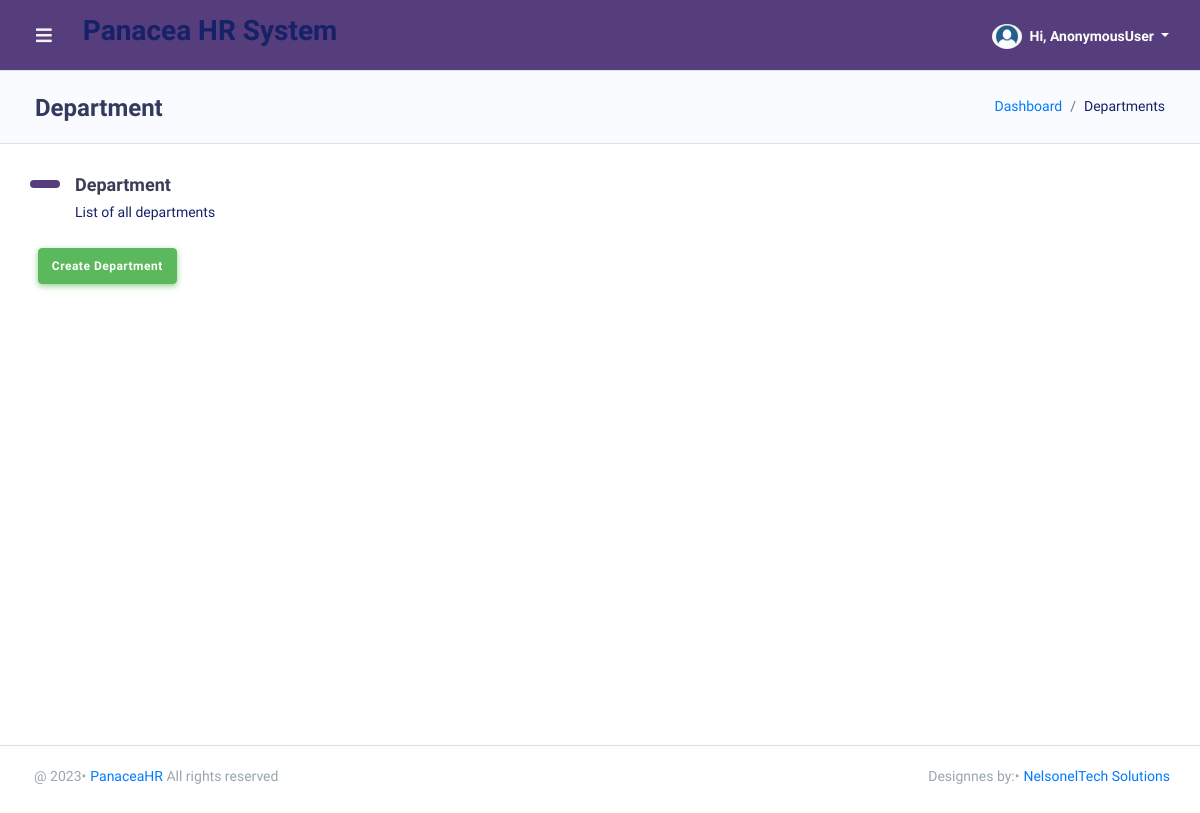
/dashboard/department/, run on an earlier commit of the app's database.
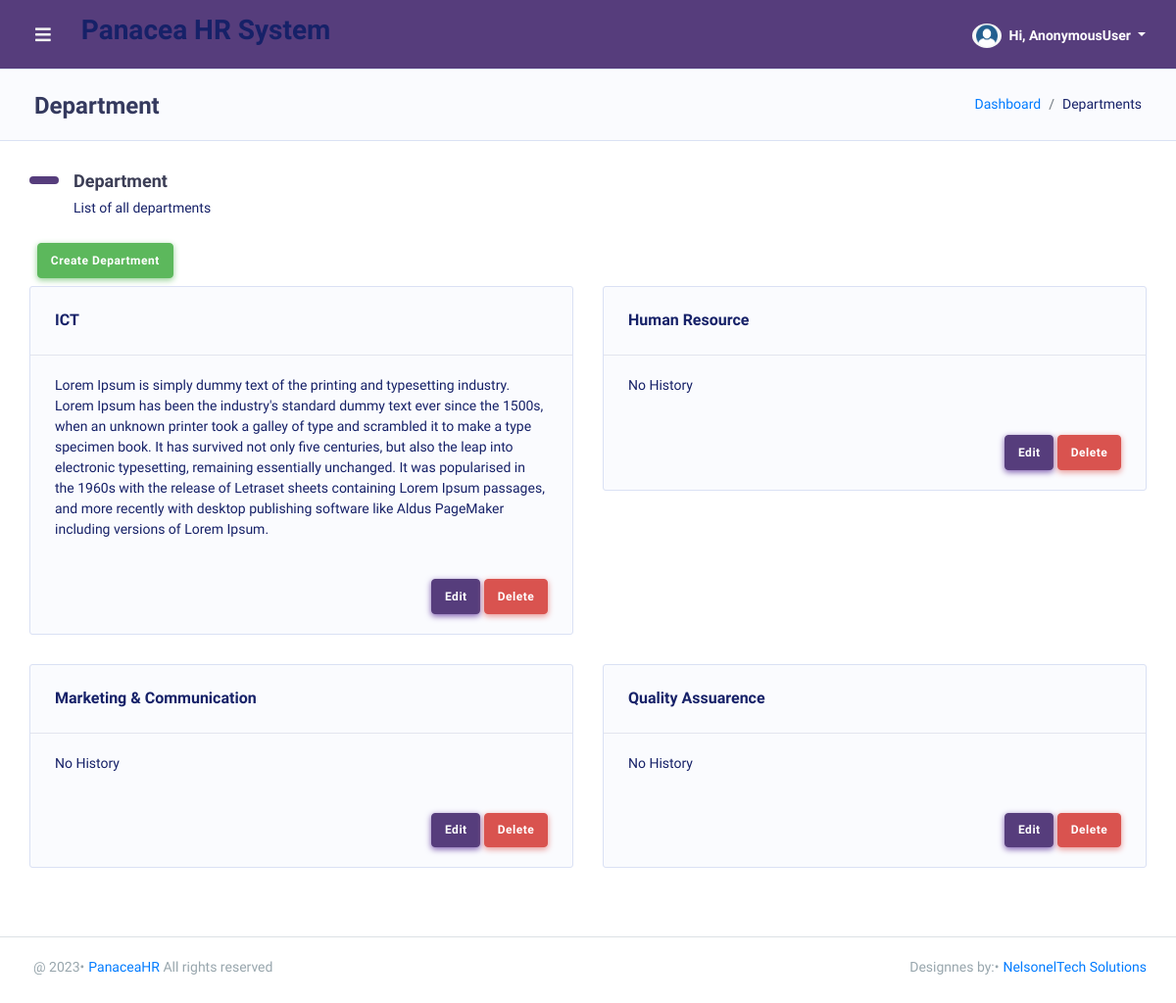
And on a later commit of the database.
### PanaceaApp/models.py (models this page shows, shortened)
class Department(models.Model):
    name = models.CharField(max_length=70, null=False, blank=False)
    history = models.TextField(max_length=1000, null=True, blank=True, default='No History')

### PanaceaApp/views.py (the view)
# urls.py: path('department/', views.department, name='department'),
def department(request):
    departments = Department.objects.all()
    context = {'departments': departments}
    return render(request, 'PanaceaApp/department.html', context)

### PanaceaApp/templates/PanaceaApp/department.html
{% extends 'main.html' %}
{% block content %}
{% load static %}
<div class="main-content">
    <section class="section">
        <div class="section-header">
            <h1>Department</h1>
            <div class="section-header-breadcrumb">
                <div class="breadcrumb-item active"><a href="{% url 'home' %}">Dashboard</a></div>
                <div class="breadcrumb-item">Departments</div>
            </div>
        </div>
        <div class="section-body">
            <h2 class="section-title">Department</h2>
            <p class="section-lead">List of all departments</p>
            <div class="p-2">
                <a class="btn btn-success" href="{% url 'createDepartment' %}">Create Department</a>
            </div>
            <div class="row">
                {% for department in departments %}
                <div class="col-12 col-md-6 col-lg-6">
                    <div class="card">
                        <div class="card-header">
                            <h4>{{department.name}}</h4>
                        </div>
                        <div class="card-body">
                            {{department.history}}
                        </div>
                        <div class="card-footer text-right">
                            <a class="btn btn-primary" href="{% url 'editDepartment' department.id %}">Edit</a>
                            <a href="{% url 'deleteDepartment' department.id %}" class="btn btn-danger">Delete</a>
                        </div>
                    </div>
                </div>
                {% endfor %}
            </div>
        </div>
    </section>
</div>
{% endblock %}

What changed in the data, as far as the page shows it:
added Department: name "ICT", history "Lorem Ipsum is simply dummy text of the printing and typesetting industry. Lorem Ipsum has been the industry's standard dummy text ever since the 1500s, when an unknown printer took a galley of type and scrambled it to make a type specimen book. It has survived not only five centuries, but also the leap into electronic typesetting, remaining essentially unchanged. It was popularised in the 1960s with the release of Letraset sheets containing Lorem Ipsum passages, and more recently with desktop publishing software like Aldus PageMaker including versions of Lorem Ipsum."
added Department: name "Human Resource", history "No History"
added Department: name "Marketing & Communication", history "No History"
added Department: name "Quality Assuarence", history "No History"
